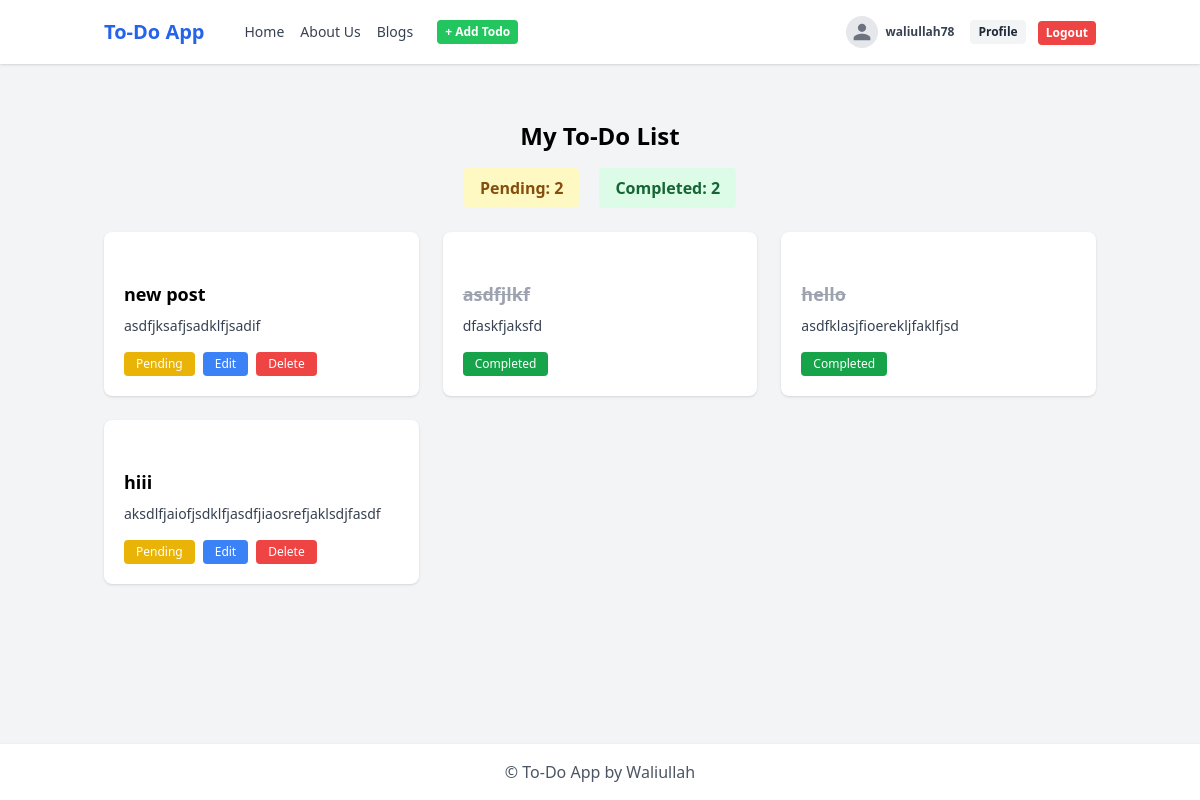
The app's page / (signed in) with its own data.
### tasks/models.py (models this page shows, shortened)
class Task(models.Model):
    user = models.ForeignKey(User, on_delete=models.CASCADE, blank=True, null=True)
    title = models.CharField(max_length=255)
    description = models.TextField(blank=True)
    is_completed = models.BooleanField(default=False)
    created_at = models.DateTimeField(auto_now_add=True)

### tasks/views.py (the view)
# urls.py: path('', views.todo_list, name='todo_list'),
@login_required(login_url='login')
def todo_list(request):
    tasks = Task.objects.filter(user=request.user).order_by('-created_at')
    pending_count = tasks.filter(is_completed=False).count()
    completed_count = tasks.filter(is_completed=True).count()
    form = TaskForm()
    return render(request, "tasks/todo_list.html", {
        "tasks": tasks,
        "pending_count": pending_count,
        "completed_count": completed_count,
        "form": form,
    })

### tasks/context_processors.py (called while the page is built)
def todo_form(request):
    if request.user.is_authenticated:
        return {'todo_form': TaskForm()}
    else:
        return {'todo_form': None}

### tasks/templates/tasks/todo_list.html
{% extends "tasks/base.html" %}
{% block content %}
<h1 class="text-2xl font-bold mb-4 text-center">My To-Do List</h1>
<div class="flex justify-center gap-5 mb-6">
  <div class="bg-yellow-100 text-yellow-800 px-4 py-2 rounded font-semibold">
    Pending: <span class="font-bold">{{ pending_count }}</span>
  </div>
  <div class="bg-green-100 text-green-800 px-4 py-2 rounded font-semibold">
    Completed: <span class="font-bold">{{ completed_count }}</span>
  </div>
</div>
<div class="max-w-6xl mx-auto">
  <div class="grid grid-cols-1 sm:grid-cols-2 lg:grid-cols-3 gap-6">
    {% for task in tasks %}
    <div class="bg-white rounded-lg shadow p-5 flex flex-col justify-between h-full">
      <div>
        <h2 class="font-semibold text-lg mb-2 break-words whitespace-pre-line {% if task.is_completed %}line-through text-gray-400{% endif %}">
          {{ task.title }}
        </h2>
        <p class="text-gray-700 text-sm break-words whitespace-pre-line mb-4">{{ task.description }}</p>
      </div>
      <div class="flex gap-2 mt-auto">
        {% if not task.is_completed %}
          <span class="bg-yellow-500 text-white px-3 py-1 rounded text-xs">Pending</span>
          <a href="{% url 'edit_task' task.pk %}" class="bg-blue-500 text-white px-3 py-1 rounded text-xs">Edit</a>
          <a href="{% url 'delete_task' task.pk %}" class="bg-red-500 text-white px-3 py-1 rounded text-xs">Delete</a>
        {% else %}
          <span class="bg-green-600 text-white px-3 py-1 rounded text-xs">Completed</span>
        {% endif %}
      </div>
    </div>
    {% empty %}
    <div class="text-gray-500 col-span-full text-center">No tasks yet.</div>
    {% endfor %}
  </div>
</div>
{% endblock %}

### tasks/templates/tasks/base.html (shortened to what this page needs)
<!DOCTYPE html>
<html lang="en">
<head>
    <link href="https://cdn.jsdelivr.net/npm/tailwindcss@2.2.19/dist/tailwind.min.css" rel="stylesheet">
    <script src="https://cdn.tailwindcss.com"></script>
</head>
<body class="flex flex-col min-h-screen bg-gray-100">
    {% include "tasks/navbar.html" %}
    <main class="flex-grow container mx-auto px-4 py-8">
        {% block content %}{% endblock %}
    </main>
    {% include "tasks/footer.html" %}
</body>
</html>

### tasks/templates/tasks/navbar.html (shortened to what this page needs)
<nav class="bg-white shadow mb-6">
  <div class="container mx-auto px-4 py-3 flex justify-between items-center">
    <div class="flex items-center gap-4">
      <a href="{% url 'todo_list' %}" class="text-xl font-bold text-blue-600 mr-6">To-Do App</a>
      <div class="hidden md:flex gap-4 items-center">
        <a href="{% url 'todo_list' %}" class="text-gray-700 hover:text-blue-600 text-sm font-medium">Home</a>
        <a href="#" class="text-gray-700 hover:text-blue-600 text-sm font-medium">About Us</a>
        <a href="#" class="text-gray-700 hover:text-blue-600 text-sm font-medium">Blogs</a>
        <button
          id="addTodoBtn"
          class="ml-2 bg-green-500 hover:bg-green-600 text-white px-2 py-1 rounded text-xs font-semibold focus:outline-none"
          type="button"
        >
          + Add Todo
        </button>
      </div>
    </div>
    <div class="hidden md:flex items-center gap-2">
      {% if user.is_authenticated %}
        <a href="{% url 'profile' %}" class="flex items-center gap-2 px-2 py-1 rounded hover:bg-blue-50 transition">
          {% if user.profile.photo %}
            <img src="{{ user.profile.photo.url }}" alt="Profile" class="h-8 w-8 rounded-full object-cover border border-gray-200">
          {% else %}
            <span class="inline-flex items-center justify-center h-8 w-8 rounded-full bg-gray-200 text-gray-500 text-sm">
              <svg class="w-5 h-5" fill="currentColor" viewBox="0 0 24 24"><path d="M12 12c2.7 0 5-2.3 5-5s-2.3-5-5-5-5 2.3-5 5 2.3 5 5 5zm0 2c-3.3 0-10 1.7-10 5v3h20v-3c0-3.3-6.7-5-10-5z"/></svg>
            </span>
          {% endif %}
          <span class="text-xs font-semibold text-gray-700">{{ user.get_full_name|default:user.username }}</span>
        </a>
        <a href="{% url 'profile_detail' user.username %}" class="bg-gray-100 hover:bg-blue-100 text-gray-800 px-2 py-1 rounded text-xs font-semibold">Profile</a>
        <form action="{% url 'logout' %}" method="post" class="inline">
          <button type="submit" class="bg-red-500 hover:bg-red-600 text-white px-2 py-1 rounded text-xs font-semibold ml-1">Logout</button>
        </form>
      {% else %}
        <a href="{% url 'login' %}" class="bg-blue-500 hover:bg-blue-600 text-white px-2 py-1 rounded text-xs font-semibold">Login</a>
        <a href="{% url 'register' %}" class="bg-gray-100 hover:bg-blue-100 text-gray-800 px-2 py-1 rounded text-xs font-semibold ml-1">Register</a>
      {% endif %}
    </div>
  </div>
</nav>

### tasks/templates/tasks/footer.html
<footer class="bg-white shadow mt-auto">
    <div class="container mx-auto px-4 py-4 text-center text-gray-600">
      &copy; {{ now|date:"Y" }} To-Do App by Waliullah
    </div>
  </footer>

### records on screen
Task: title "new post", description "asdfjksafjsadklfjsadif", is_completed "Pending"
Task: title "asdfjlkf", description "dfaskfjaksfd", is_completed "Completed"
Task: title "hello", description "asdfklasjfioerekljfaklfjsd", is_completed "Completed"
Task: title "hiii", description "aksdlfjaiofjsdklfjasdfjiaosrefjaklsdjfasdf", is_completed "Pending"

### other values on screen
{{ user.get_full_name|default:user.username }} "waliullah78"
{{ pending_count }} "2"
{{ completed_count }} "2"
